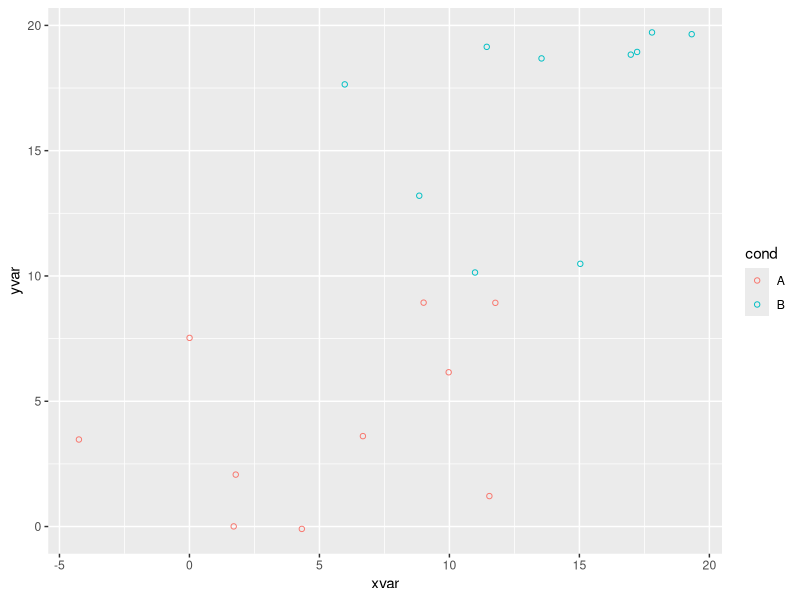
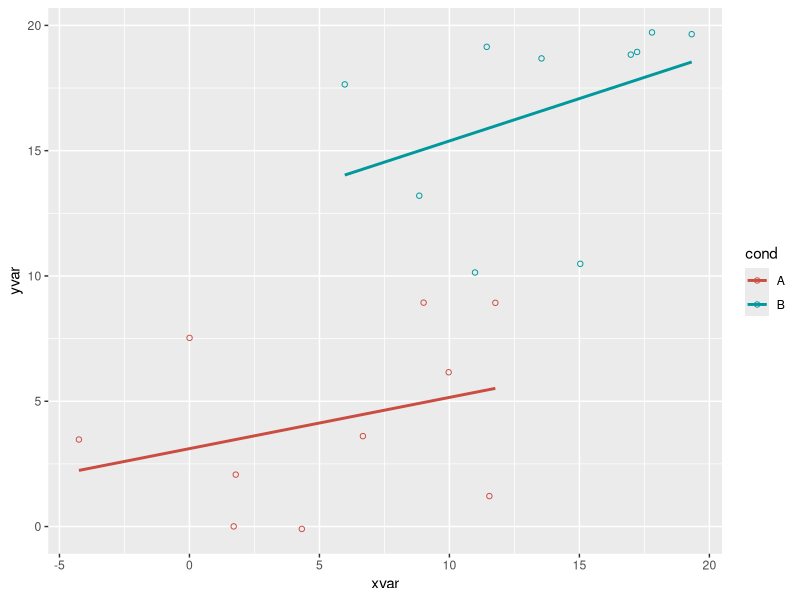
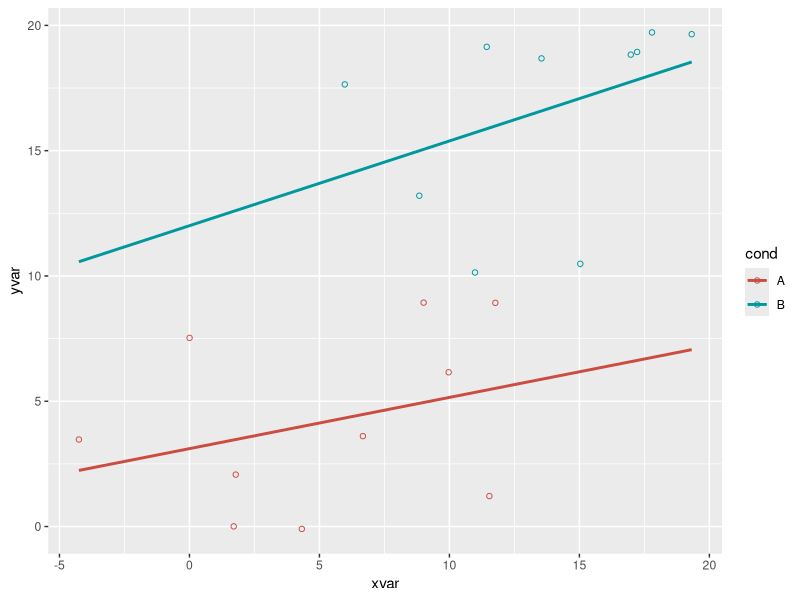
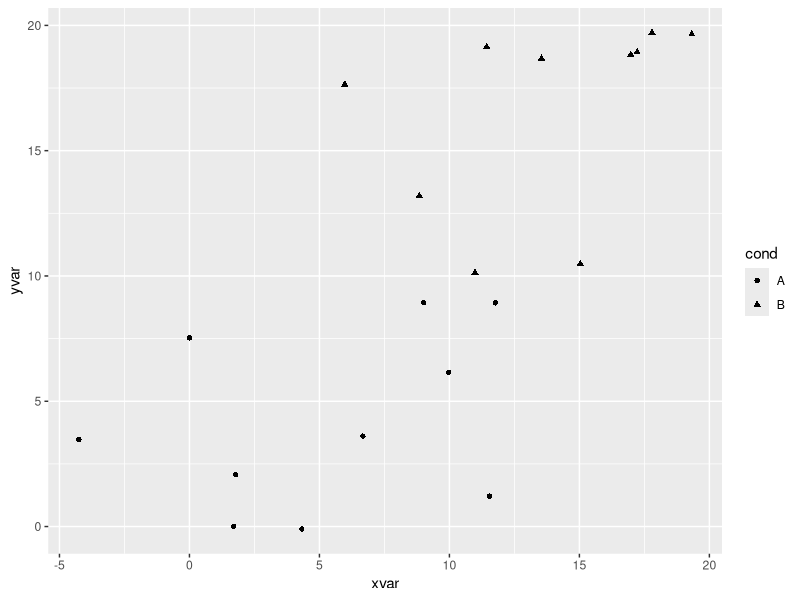
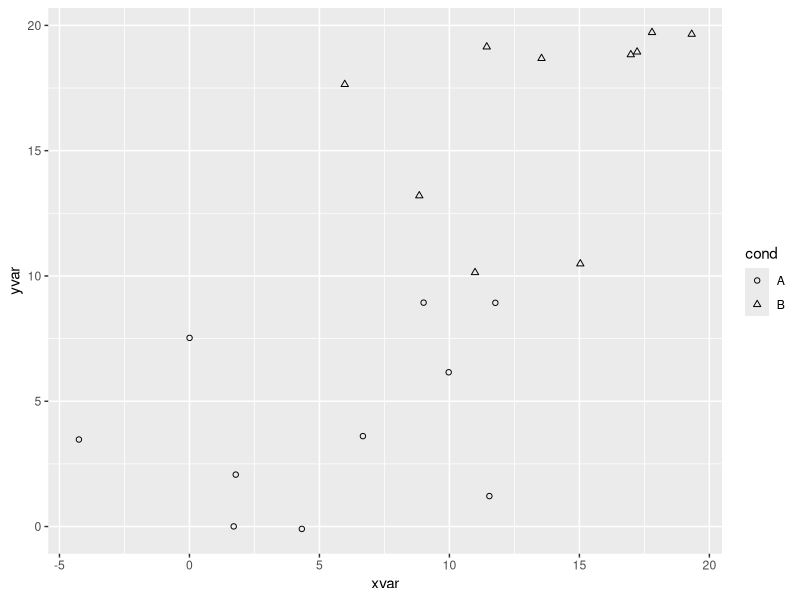

These charts were generated, in order, by the following R code:
library(tidyverse)
library(ggplot2)
library(modelr)
library(methods)
library(scales)


set.seed(955)
# Make some noisily increasing data
dat <- data.frame(cond = rep(c("A", "B"), each=10),
                  xvar = 1:20 + rnorm(20,sd=3),
                  yvar = 1:20 + rnorm(20,sd=3))


# Set color by cond
ggplot(dat, aes(x=xvar, y=yvar, color=cond)) + geom_point(shape=1)

# Same, but with different colors and add regression lines
ggplot(dat, aes(x=xvar, y=yvar, color=cond)) +
    geom_point(shape=1) +
    scale_colour_hue(l=50) + # Use a slightly darker palette than normal
    geom_smooth(method=lm,   # Add linear regression lines
                se=FALSE)    # Don't add shaded confidence region

# Extend the regression lines beyond the domain of the data
ggplot(dat, aes(x=xvar, y=yvar, color=cond)) + geom_point(shape=1) +
    scale_colour_hue(l=50) + # Use a slightly darker palette than normal
    geom_smooth(method=lm,   # Add linear regression lines
                se=FALSE,    # Don't add shaded confidence region
                fullrange=TRUE) # Extend regression lines


# Set shape by cond
ggplot(dat, aes(x=xvar, y=yvar, shape=cond)) + geom_point()

# Same, but with different shapes
ggplot(dat, aes(x=xvar, y=yvar, shape=cond)) + geom_point() +
    scale_shape_manual(values=c(1,2))  # Use a hollow circle and triangle
